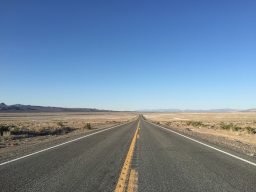
#> input picture Class_15 - Canny edge detector/road-small.png, 256 x 192 px
$ jupyter execute VisComp_Class_15.ipynb   (shell and % lines are left out)
#> lines starting #> are read from the running program, lines starting #| are printed output that depends on the picture; after the words box and inside, x2 and y2 are one past the last pixel; in counts of white or black regions, pixels touching at a corner belong together
### Class_15 - Canny edge detector/sdx.py
import cv2 as cv
import seaborn as sns
import numpy as np

from google.colab.patches import cv2_imshow
from matplotlib import pyplot as plt
from matplotlib import rcParams
from sklearn.metrics import confusion_matrix
from math import sqrt


def cv_imread(path):
#> called with path = 'road-small.png'
    image = cv.imread(path)
#> image is the input picture: shape (192, 256, 3); mean B, G, R 157.6, 134.8, 112.4
    if image is None:
        raise ValueError(f'File "{path}" does not exist')
    return image


def cv_grayread(path, asfloat=False):
    image = cv_imread(path)
    image = cv.cvtColor(image, cv.COLOR_BGR2GRAY)
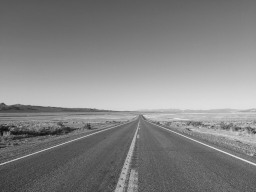
#> image: shape (192, 256); min 12, max 230, mean 130.7
    if asfloat:
        image = image.astype(np.float32)
    return image


def cv_imshow(image):
    return cv2_imshow(image)


# [67 lines left out: functions cv_gridshow, plot_confusion, plot_loss, not called in this run]


sns.set()

### Class_15 - Canny edge detector/VisComp_Class_15.ipynb
# Class 15: Canny Detector and Hough Transform

## Preliminaries

Run the cell below to download the course library.

[cell 1]
from urllib.request import urlretrieve

urlretrieve('https://drive.google.com/uc?export=download&id=1SiLnO91qJWKomBkGhKciJSG9Hcd_zRp7', 'sdx.zip')

urlretrieve('https://drive.google.com/uc?export=download&id=11bJ7LOyLXeW7enh-LlOHJWJfh6cg4NPN', '15.zip')

Run the cell below to import the class modules.

If you get import warnings, try using **`Ctrl+M .`** to restart the kernel. *(notice there is a dot there)*

[cell 2]
import cv2 as cv
import seaborn as sns

from sdx import *

## Loading input image

[cell 3]
image = cv_grayread('road-small.png')

height, width = image.shape
#> height = 192; width = 256

cv_imshow(image)

## Detecting Canny edges

[cell 4]
canny = cv.Canny(image, 300, 400)
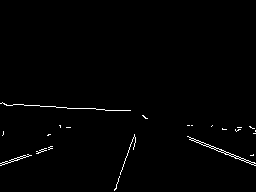
#> canny: shape (192, 256); 1% white in thin lines or dots, all inside (x1, y1, x2, y2) = (0, 102, 256, 191)

canny_y, canny_x = (canny == 255).nonzero()
#> canny_y = 507 values from 102 to 190; canny_x = 507 values, max 255 at index 183, min 0 at index 1, mean 124.3

cv_imshow(canny)

## Defining Hough precisions

[cell 5]
ANGLE_PRECISION = 5

DISTANCE_PRECISION = 5

## Calculating quantized angles

[cell 6]
step_angle = (np.pi / 180) * ANGLE_PRECISION

num_angles = int(np.pi / step_angle)

angles = [index * step_angle for index in range(num_angles)]

### First five angles

[cell 7]
angles[:5]

### Last five angles

[cell 8]
angles[-5:]

## Calculating quantized distances

[cell 9]
max_distance = np.sqrt(width**2 + height**2)
#> max_distance = 320

num_distances = round(2 * max_distance / DISTANCE_PRECISION)
#> num_distances = 128

distances = [index * DISTANCE_PRECISION - max_distance for index in range(num_distances)]
#> distances = 128 values from -320 to 315

### First five distances

[cell 10]
distances[:5]
#> Out = [-320, -315, -310, -305, -300]

### Last five distances

[cell 11]
distances[-5:]
#> Out = [295, 300, 305, 310, 315]

## Calculating accumulation matrix

[cell 12]
matrix = np.zeros((num_distances, num_angles))

for y, x in zip(canny_y, canny_x):
  for j, t in enumerate(angles):
    r = x * np.cos(t) + y * np.sin(t)
    i = round((r + max_distance) / DISTANCE_PRECISION)
    matrix[i, j] += 1
#> this loop made 507 passes
#> (y, x) on passes 1 to 3: (102, 2), (103, 0), (103, 1)
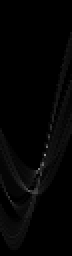
#> matrix: shape (128, 36) float64 (shown 2 times larger); min 0, max 140, mean 4

## Visualizing accumulation matrix

[cell 13]
sns.heatmap(matrix);
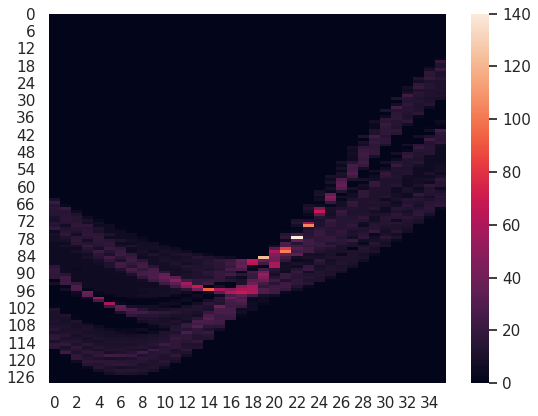
#> figure drawn by matplotlib, 2 panels

## Finding best line

[cell 14]
max_i, max_j = np.unravel_index(matrix.argmax(), matrix.shape)
#> max_i = 77; max_j = 22

t = angles[max_j]
#> t = 1.92

r = distances[max_i]
#> r = 65

## Drawing best line

[cell 15]
output_image = cv.cvtColor(canny, cv.COLOR_GRAY2BGR)

a_x = 0
a_y = round((r - a_x * np.cos(t)) / np.sin(t))
#> a_y = 69

b_x = width - 1
b_y = round((r - b_x * np.cos(t)) / np.sin(t))
#> b_y = 162

cv.line(output_image, (a_x, a_y), (b_x, b_y), (0, 0, 255))
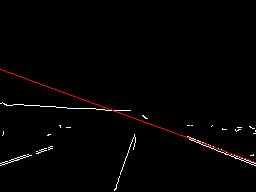
#> output_image: shape (192, 256, 3); mean B, G, R 2.5, 2.5, 3.8

cv_imshow(output_image)
